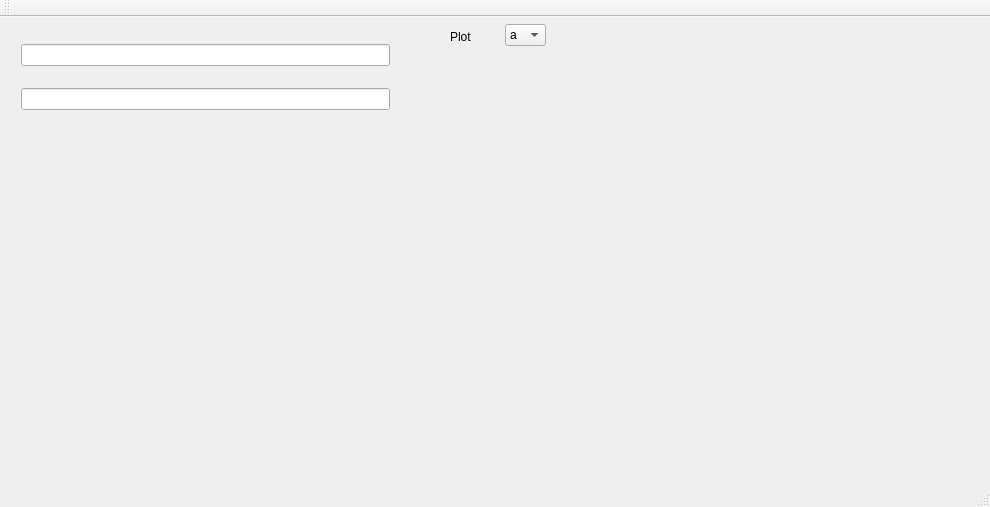
<?xml version="1.0" encoding="UTF-8"?>
<ui version="4.0">
 <class>MainWindow</class>
 <widget class="QMainWindow" name="MainWindow">
  <property name="geometry">
   <rect>
    <x>0</x>
    <y>0</y>
    <width>990</width>
    <height>507</height>
   </rect>
  </property>
  <property name="windowTitle">
   <string>MainWindow</string>
  </property>
  <widget class="QWidget" name="centralWidget">
   <widget class="QWidget" name="verticalLayoutWidget">
    <property name="geometry">
     <rect>
      <x>10</x>
      <y>0</y>
      <width>391</width>
      <height>121</height>
     </rect>
    </property>
    <layout class="QVBoxLayout" name="verticalLayout">
     <item>
      <widget class="QLineEdit" name="lineEdit"/>
     </item>
     <item>
      <widget class="QLineEdit" name="lineEdit_2"/>
     </item>
    </layout>
   </widget>
   <widget class="Graphing" name="widget" native="true">
    <property name="geometry">
     <rect>
      <x>450</x>
      <y>50</y>
      <width>400</width>
      <height>400</height>
     </rect>
    </property>
   </widget>
   <widget class="QComboBox" name="comboBox">
    <property name="geometry">
     <rect>
      <x>505</x>
      <y>7</y>
      <width>41</width>
      <height>22</height>
     </rect>
    </property>
    <property name="inputMethodHints">
     <set>Qt::ImhUppercaseOnly</set>
    </property>
    <item>
     <property name="text">
      <string>a</string>
     </property>
    </item>
    <item>
     <property name="text">
      <string>b</string>
     </property>
    </item>
    <item>
     <property name="text">
      <string>c</string>
     </property>
    </item>
    <item>
     <property name="text">
      <string>d</string>
     </property>
    </item>
    <item>
     <property name="text">
      <string>e</string>
     </property>
    </item>
    <item>
     <property name="text">
      <string>f</string>
     </property>
    </item>
    <item>
     <property name="text">
      <string>g</string>
     </property>
    </item>
    <item>
     <property name="text">
      <string>h</string>
     </property>
    </item>
    <item>
     <property name="text">
      <string>i</string>
     </property>
    </item>
    <item>
     <property name="text">
      <string>j</string>
     </property>
    </item>
    <item>
     <property name="text">
      <string>k</string>
     </property>
    </item>
    <item>
     <property name="text">
      <string>l</string>
     </property>
    </item>
    <item>
     <property name="text">
      <string>m</string>
     </property>
    </item>
    <item>
     <property name="text">
      <string>n</string>
     </property>
    </item>
    <item>
     <property name="text">
      <string>o</string>
     </property>
    </item>
    <item>
     <property name="text">
      <string>p</string>
     </property>
    </item>
    <item>
     <property name="text">
      <string>q</string>
     </property>
    </item>
    <item>
     <property name="text">
      <string>r</string>
     </property>
    </item>
    <item>
     <property name="text">
      <string>s</string>
     </property>
    </item>
    <item>
     <property name="text">
      <string>t</string>
     </property>
    </item>
    <item>
     <property name="text">
      <string>u</string>
     </property>
    </item>
    <item>
     <property name="text">
      <string>v</string>
     </property>
    </item>
    <item>
     <property name="text">
      <string>w</string>
     </property>
    </item>
    <item>
     <property name="text">
      <string>y</string>
     </property>
    </item>
    <item>
     <property name="text">
      <string>z</string>
     </property>
    </item>
   </widget>
   <widget class="QLabel" name="label">
    <property name="geometry">
     <rect>
      <x>450</x>
      <y>10</y>
      <width>51</width>
      <height>20</height>
     </rect>
    </property>
    <property name="text">
     <string>Plot</string>
    </property>
   </widget>
  </widget>
  <widget class="QMenuBar" name="menuBar">
   <property name="geometry">
    <rect>
     <x>0</x>
     <y>0</y>
     <width>990</width>
     <height>20</height>
    </rect>
   </property>
  </widget>
  <widget class="QToolBar" name="mainToolBar">
   <attribute name="toolBarArea">
    <enum>TopToolBarArea</enum>
   </attribute>
   <attribute name="toolBarBreak">
    <bool>false</bool>
   </attribute>
  </widget>
  <widget class="QStatusBar" name="statusBar"/>
 </widget>
 <layoutdefault spacing="6" margin="11"/>
 <customwidgets>
  <customwidget>
   <class>Graphing</class>
   <extends>QWidget</extends>
   <header>graphing.h</header>
   <container>1</container>
  </customwidget>
 </customwidgets>
 <resources/>
 <connections>
  <connection>
   <sender>comboBox</sender>
   <signal>currentIndexChanged(QString)</signal>
   <receiver>widget</receiver>
   <slot>repaint()</slot>
   <hints>
    <hint type="sourcelabel">
     <x>550</x>
     <y>133</y>
    </hint>
    <hint type="destinationlabel">
     <x>508</x>
     <y>199</y>
    </hint>
   </hints>
  </connection>
 </connections>
</ui>
